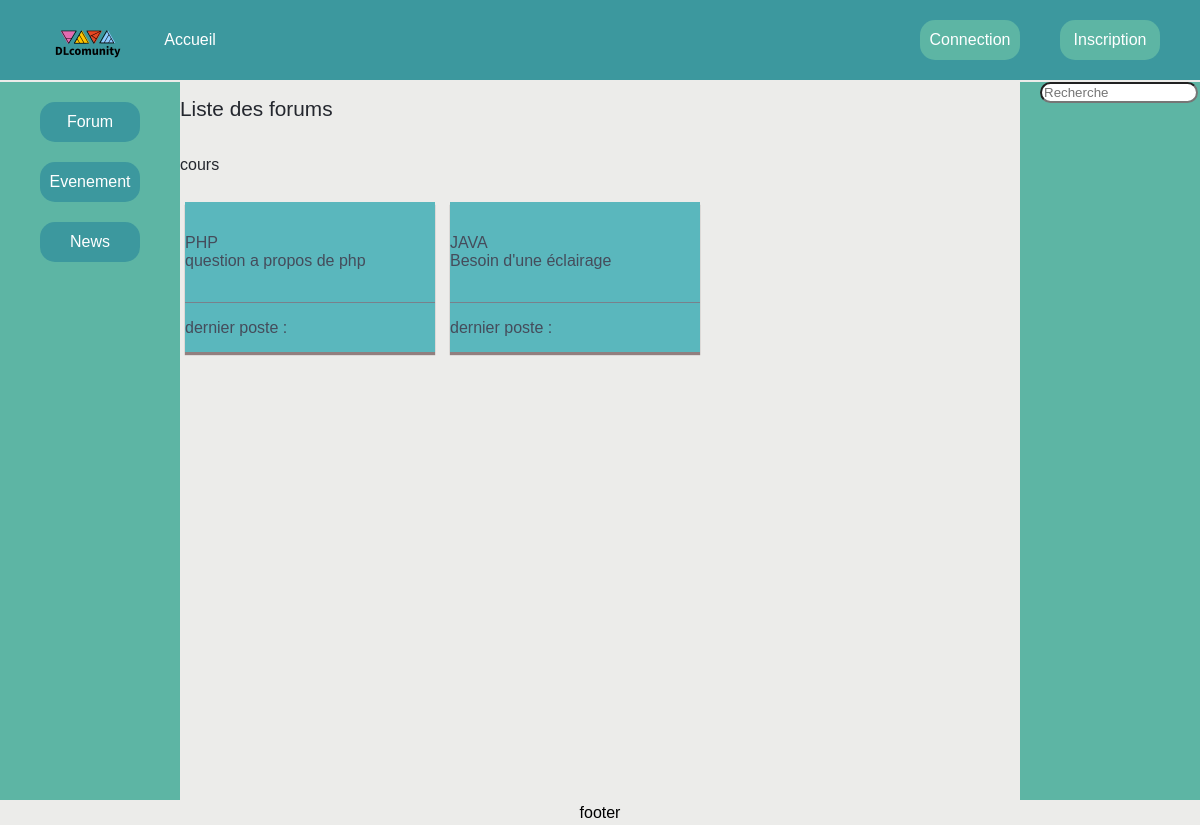
Before: / with the older database file.
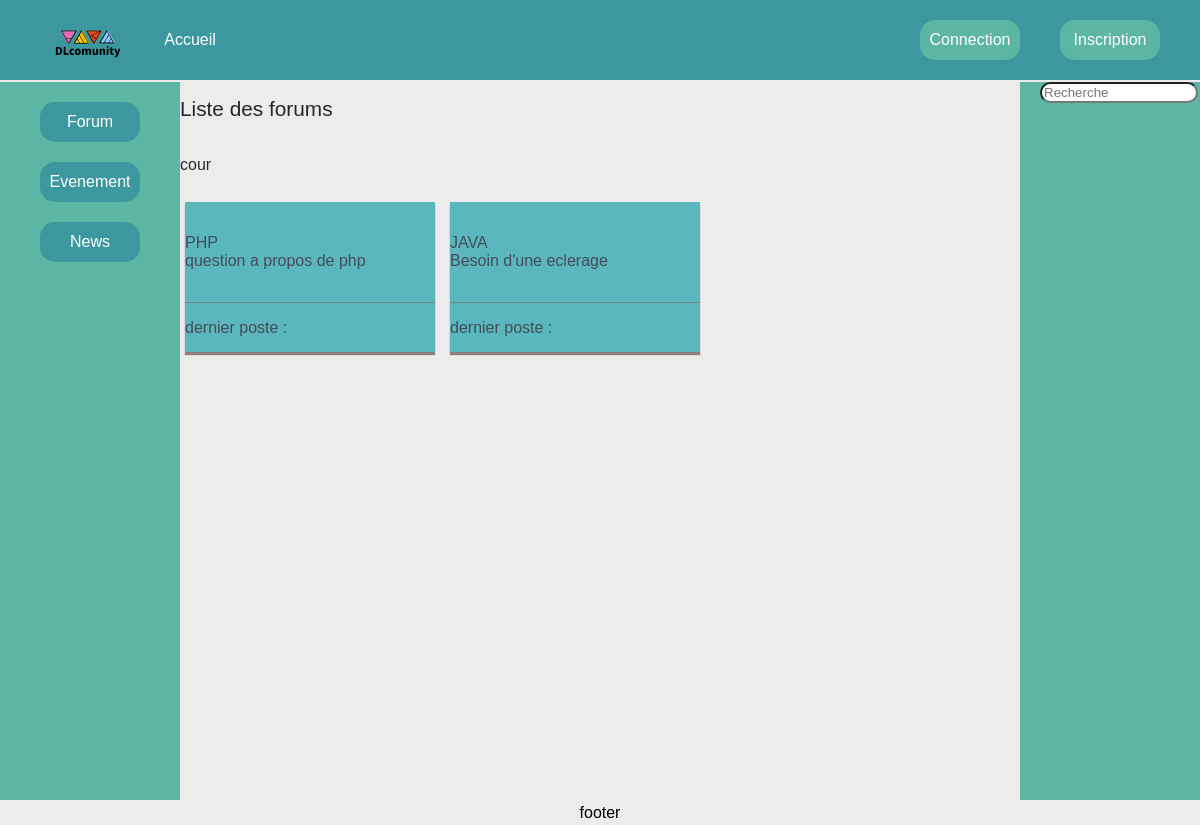
After: the same page with the newer database file.
### tables this page shows
CREATE TABLE `sub_category` (
  `id_sub_category` mediumint(9) NOT NULL,
  `sub_category_name` varchar(15) NOT NULL,
  `sub_category_description` varchar(60) NOT NULL,
  `id_category` mediumint(9) NOT NULL,
  `image_sub_category` varchar(250) DEFAULT NULL
);

CREATE TABLE `category` (
  `id_category` mediumint(9) NOT NULL,
  `category_name` varchar(15) NOT NULL
);

### controller/frontend.php (called while the page is built, shortened)
<?php
require_once('model/Requete.php');
function listeForum() {
    $listCategorieSoucategrie = Requete::listCategorieSoucategrie();
    require ('view/listeCategoryView.php');
}

### model/Requete.php (called while the page is built, shortened)
<?php
class Requete {
    public static function getResults(string $query) {
        $res = NULL;
        $query = trim($query);
        if (isset($query) && $query != "") {
            $bdb = ConnectionSingleton::getInstance();
            $reponse = $bdb->query($query);
            if ($reponse) {
                $reponse->setFetchMode(PDO::FETCH_ASSOC);
                $res = $reponse->fetchall();
            } else {
                self::$erreur = $bdb->errorInfo();
            }
        }
        return $res;
    }
    public static function listCategorieSoucategrie() {
        $sql = "SELECT category_name , sub_category_name , sub_category_description, id_sub_category\n"
                . "FROM category INNER JOIN sub_category ON category.id_category = sub_category.id_category";
        $result = self::getResults($sql);
        return $result;
    }
}

### view/listeCategoryView.php (the view, shortened to what this page needs)
<div class="titre" ><h2>Liste des forums</h2></div>
<?php
$temp = NULL;
foreach ($listCategorieSoucategrie as $list) {
    if (!isset($temp)) {
        ?>
        <div class="titre" >
            <h3> <?=
                $list['category_name'];
                $temp = $list['category_name'];
                ?>
            </h3>
        </div>
    <?php }
    ?>
    <div class="elemen" >
        <div class="soustitre">   <a href="index.php?idSousCategory=<?= $list['id_sub_category'] ; ?> ">
                <?= $list['sub_category_name'] . "<br>" . $list['sub_category_description']; ?>  </a>
        </div>
        <div class="dernierPost"> <a href="#" > dernier poste : </a> </div>
    </div>
<?php }
?>
<?php $content = ob_get_clean(); ?>
<?php require('template.php'); ?>

### index.php (shortened to what this page needs)
<?php
require ('controller/frontend.php');
if (isset($_GET['idSousCategory']) && is_numeric($_GET['idSousCategory']) && $_GET['idSousCategory'] > 0) {
    listeSujet(trim($_GET['idSousCategory']));
} elseif (isset($_GET['idSujet']) && is_numeric($_GET['idSujet']) && $_GET['idSujet'] > 0) {
    listeMessages(trim($_GET['idSujet']));
} elseif (isset($_GET['conn']) && $_GET['conn'] == 1) {
    connection();
} elseif (isset($_POST['pseudo']) && isset($_POST['motdepass'])) {
    connection($_POST['motdepass'], $_POST['pseudo']);
} elseif (isset($_GET['deconnection'])) {
    deconnection();
} elseif (isset($_GET['inscription']) && $_GET['inscription'] == 1) {
    inscription();
} elseif (isset($_GET['edit'])) {
    edit($_GET['edit']) ;
}elseif (isset($_GET['idSuj']) && isset($_POST['message'])) {
    creation_message($_SESSION['idUser'], $_POST['message'], $_GET['idSuj']);
} elseif (isset($_GET['idSousCategoryCreat']) && isset($_POST['nomSujer']) && isset($_POST['message'])) {
    creation_sujet_et_message($_SESSION['idUser'], $_POST['message'], $_POST['nomSujer'], $_GET['idSousCategoryCreat']);
} elseif (isset($_POST['nom']) && isset($_POST['prenom']) && isset($_POST['pseudo']) && isset($_POST['email']) && isset($_POST['motdepass1']) && isset($_POST['motdepass2'])) {
    inscription($_POST['nom'], $_POST['prenom'], $_POST['pseudo'], $_POST['email'], $_POST['motdepass1'], $_POST['motdepass2']);
} else {
    listeForum();
}

### view/template.php (shortened to what this page needs)
<!DOCTYPE html>
<html>
    <head>
        <link href="public/css/style.css" rel="stylesheet" />
    </head>
    <body>
        <div class="body" >
            <div class="tete" >
                <div class="accueille" >
                    <div class="accueille1" ><a href="index.php?forum"><img src="public/img/logo.png" alt="logo" height="100" width="100"> </a> </div>
                    <div class="accueille2" > <a href="index.php"class="a" >Accueil</a></div>
                </div>
                <div class="connection" >
                    <?php if (!isset($_SESSION['pseudo'])) { ?>
                        <div class="accueille3" > <a href="index.php?conn=1" class="a" >Connection</a></div>
                        <div class="accueille3" > <a href="index.php?inscription=1" class="a" >Inscription</a></div>
                    <?php } else { ?>
                        <div class="accueille3" > <a href="index.php?deconnection=1" class="a" >Deconnection</a></div>
                    <?php } ?>
                </div>
            </div>
            <div class="nav1" >
                <div class="boutonvan1" > <a href="index.php?forum" >Forum</a> </div>
                <div class="boutonvan1" > <a href="index.php?Evenement" >Evenement</a></div>
                <div class="boutonvan1" > <a href="index.php?News" >News</a></div>
            </div>
            <div class="corp" >
                <?= $content ?>
            </div>
            <div class="nav2" >
                <div class="recher" >
                    <form class="form">
                        <div class="recherche">
                            <input type="text" name="keyword" placeholder="Recherche"/>
                        </div>
                    </form>
                </div>
            </div>
            <div class="pied" >
                <div >footer</div>
            </div>
        </div>
    </body>
</html>

### public/css/style.css (style rules this page uses)
body { margin: 0; font-family: 'Montserrat', sans-serif; }
.body { display: flex ; align-content: flex-start ; flex-wrap: wrap ; background-color: #ececea ; }
.tete { width: 100% ; height: 80px ; display: flex ; background-color: #3c989e ; }
.accueille { display: flex ; align-items: center ; width: 50% ; }
.accueille1 { margin-top: 15px ; margin-left: 40px ; }
.accueille2 { display: flex ; align-items: center ; justify-content: center; height: 40px; width: 100px ; border-radius : 5px; }
a { text-decoration:none ; color: rgb(255, 255, 255); }
.connection { display: flex ; align-items: center ; justify-content: flex-end ; width: 50% ; }
.accueille3 { display: flex ; align-items: center ; justify-content: center; height: 40px; width: 100px ; border-radius : 15px; background: #5db5a4 ; margin-right: 40px; }
.nav1 { width: 15% ; display: flex ; flex-direction: column ; align-items: center ; margin-top: 2px ; background-color: #5db5a4 ; }
.boutonvan1 { display: flex ; align-items: center ; justify-content: center; height: 40px; width: 100px ; border-radius : 5px; border-radius : 15px; background: #3c989e ; margin-top: 20px ; }
.corp { width: 70% ; min-height: 90vh ; display: flex ; flex-wrap: wrap ; align-content: flex-start ; }
.corp a { color: #454c5b ; }
.elemen { width: 250px ; height: 150px ; margin: 2px 10px 0px 5px ; box-shadow: 0px 3px 1px 0px rgba(145, 127, 127, 1); background-color: #5ab7bd; }
.soustitre { height: 100px ; border-bottom: 1px solid #79818b ; display: flex ; align-items: center ; }
.dernierPost { height: 50px ; display: flex ; align-items: center ; }
.titre { width: 100% ; height: 40px ; padding-bottom: 20px ; }
.titre h2 { color: #24272e ; font-size: 1.3em ; font-weight: normal; }
.titre h3 { color: #24272e ; font-size: 1em ; font-weight: normal; }
.nav2 { width: 15% ; background-color: #5db5a4 ; margin-top: 2px; }
.pied { width: 100% ; height: 25px; display: flex ; align-items: center ; justify-content: space-around ; }
.form input { width:150px; border-radius:15px; height:15px; margin-left: 20px ; }

Changed rows visible on the page:
changed through a linked row, sub_category "PHP": id_category.category_name "cours" → "cour"
changed sub_category "JAVA": sub_category_description "Besoin d'une éclairage" → "Besoin d'une eclerage"
